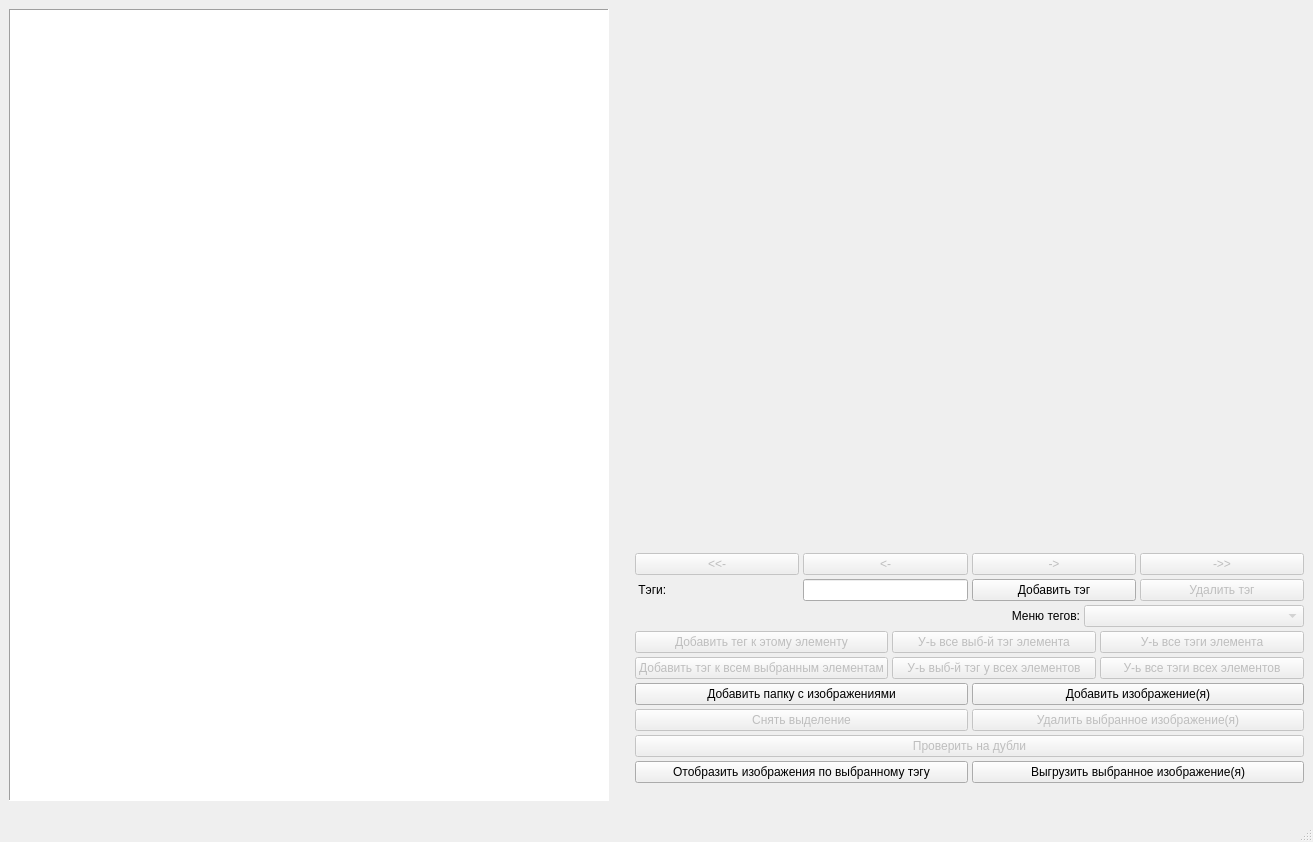
<?xml version="1.0" encoding="UTF-8"?>
<ui version="4.0">
 <class>MainWindow</class>
 <widget class="QMainWindow" name="MainWindow">
  <property name="windowModality">
   <enum>Qt::NonModal</enum>
  </property>
  <property name="geometry">
   <rect>
    <x>0</x>
    <y>0</y>
    <width>1313</width>
    <height>842</height>
   </rect>
  </property>
  <property name="sizePolicy">
   <sizepolicy hsizetype="Expanding" vsizetype="Expanding">
    <horstretch>0</horstretch>
    <verstretch>0</verstretch>
   </sizepolicy>
  </property>
  <property name="windowTitle">
   <string>Выбор файлов изображений - выбор по папке</string>
  </property>
  <widget class="QWidget" name="centralwidget">
   <property name="focusPolicy">
    <enum>Qt::StrongFocus</enum>
   </property>
   <layout class="QGridLayout" name="gridLayout">
    <property name="sizeConstraint">
     <enum>QLayout::SetMinimumSize</enum>
    </property>
    <item row="0" column="0">
     <layout class="QVBoxLayout" name="verticalLayout_3">
      <item>
       <layout class="QHBoxLayout" name="horizontalLayout">
        <item>
         <layout class="QVBoxLayout" name="verticalLayout_2">
          <item>
           <widget class="QTableWidget" name="tableWidget">
            <property name="sizePolicy">
             <sizepolicy hsizetype="Minimum" vsizetype="Expanding">
              <horstretch>0</horstretch>
              <verstretch>0</verstretch>
             </sizepolicy>
            </property>
            <property name="minimumSize">
             <size>
              <width>400</width>
              <height>0</height>
             </size>
            </property>
            <property name="focusPolicy">
             <enum>Qt::ClickFocus</enum>
            </property>
            <property name="frameShape">
             <enum>QFrame::Panel</enum>
            </property>
            <property name="frameShadow">
             <enum>QFrame::Sunken</enum>
            </property>
            <property name="editTriggers">
             <set>QAbstractItemView::NoEditTriggers</set>
            </property>
            <property name="alternatingRowColors">
             <bool>false</bool>
            </property>
            <property name="selectionMode">
             <enum>QAbstractItemView::ExtendedSelection</enum>
            </property>
            <property name="selectionBehavior">
             <enum>QAbstractItemView::SelectRows</enum>
            </property>
            <property name="sortingEnabled">
             <bool>true</bool>
            </property>
            <attribute name="horizontalHeaderCascadingSectionResizes">
             <bool>true</bool>
            </attribute>
           </widget>
          </item>
          <item>
           <spacer name="tablespacer">
            <property name="orientation">
             <enum>Qt::Horizontal</enum>
            </property>
            <property name="sizeType">
             <enum>QSizePolicy::Minimum</enum>
            </property>
            <property name="sizeHint" stdset="0">
             <size>
              <width>600</width>
              <height>5</height>
             </size>
            </property>
           </spacer>
          </item>
         </layout>
        </item>
        <item>
         <spacer name="verticalSpacer">
          <property name="orientation">
           <enum>Qt::Vertical</enum>
          </property>
          <property name="sizeType">
           <enum>QSizePolicy::MinimumExpanding</enum>
          </property>
          <property name="sizeHint" stdset="0">
           <size>
            <width>20</width>
            <height>400</height>
           </size>
          </property>
         </spacer>
        </item>
        <item>
         <layout class="QVBoxLayout" name="verticalLayout">
          <property name="spacing">
           <number>4</number>
          </property>
          <property name="leftMargin">
           <number>0</number>
          </property>
          <property name="topMargin">
           <number>0</number>
          </property>
          <property name="rightMargin">
           <number>0</number>
          </property>
          <property name="bottomMargin">
           <number>0</number>
          </property>
          <item>
           <widget class="QLabel" name="image_label">
            <property name="sizePolicy">
             <sizepolicy hsizetype="Ignored" vsizetype="MinimumExpanding">
              <horstretch>0</horstretch>
              <verstretch>0</verstretch>
             </sizepolicy>
            </property>
            <property name="baseSize">
             <size>
              <width>0</width>
              <height>0</height>
             </size>
            </property>
            <property name="focusPolicy">
             <enum>Qt::ClickFocus</enum>
            </property>
            <property name="frameShape">
             <enum>QFrame::NoFrame</enum>
            </property>
            <property name="frameShadow">
             <enum>QFrame::Plain</enum>
            </property>
            <property name="text">
             <string/>
            </property>
           </widget>
          </item>
          <item>
           <widget class="QLabel" name="name_out_label">
            <property name="enabled">
             <bool>true</bool>
            </property>
            <property name="sizePolicy">
             <sizepolicy hsizetype="Expanding" vsizetype="Minimum">
              <horstretch>0</horstretch>
              <verstretch>0</verstretch>
             </sizepolicy>
            </property>
            <property name="baseSize">
             <size>
              <width>0</width>
              <height>0</height>
             </size>
            </property>
            <property name="font">
             <font>
              <pointsize>12</pointsize>
             </font>
            </property>
            <property name="text">
             <string/>
            </property>
           </widget>
          </item>
          <item>
           <layout class="QHBoxLayout" name="horizontalLayout_2">
            <property name="sizeConstraint">
             <enum>QLayout::SetMinimumSize</enum>
            </property>
            <item>
             <widget class="QPushButton" name="go_start_button">
              <property name="enabled">
               <bool>false</bool>
              </property>
              <property name="sizePolicy">
               <sizepolicy hsizetype="Expanding" vsizetype="Minimum">
                <horstretch>0</horstretch>
                <verstretch>0</verstretch>
               </sizepolicy>
              </property>
              <property name="minimumSize">
               <size>
                <width>100</width>
                <height>20</height>
               </size>
              </property>
              <property name="text">
               <string>&lt;&lt;-</string>
              </property>
              <attribute name="buttonGroup">
               <string notr="true">navigation_arrows_button_group</string>
              </attribute>
             </widget>
            </item>
            <item>
             <widget class="QPushButton" name="go_left_button">
              <property name="enabled">
               <bool>false</bool>
              </property>
              <property name="sizePolicy">
               <sizepolicy hsizetype="Expanding" vsizetype="Minimum">
                <horstretch>0</horstretch>
                <verstretch>0</verstretch>
               </sizepolicy>
              </property>
              <property name="minimumSize">
               <size>
                <width>100</width>
                <height>20</height>
               </size>
              </property>
              <property name="text">
               <string>&lt;-</string>
              </property>
              <attribute name="buttonGroup">
               <string notr="true">navigation_arrows_button_group</string>
              </attribute>
             </widget>
            </item>
            <item>
             <widget class="QPushButton" name="go_right_button">
              <property name="enabled">
               <bool>false</bool>
              </property>
              <property name="sizePolicy">
               <sizepolicy hsizetype="Expanding" vsizetype="Minimum">
                <horstretch>0</horstretch>
                <verstretch>0</verstretch>
               </sizepolicy>
              </property>
              <property name="minimumSize">
               <size>
                <width>100</width>
                <height>20</height>
               </size>
              </property>
              <property name="text">
               <string>-&gt;</string>
              </property>
              <attribute name="buttonGroup">
               <string notr="true">navigation_arrows_button_group</string>
              </attribute>
             </widget>
            </item>
            <item>
             <widget class="QPushButton" name="go_end_button">
              <property name="enabled">
               <bool>false</bool>
              </property>
              <property name="sizePolicy">
               <sizepolicy hsizetype="Expanding" vsizetype="Minimum">
                <horstretch>0</horstretch>
                <verstretch>0</verstretch>
               </sizepolicy>
              </property>
              <property name="minimumSize">
               <size>
                <width>100</width>
                <height>20</height>
               </size>
              </property>
              <property name="text">
               <string>-&gt;&gt;</string>
              </property>
              <attribute name="buttonGroup">
               <string notr="true">navigation_arrows_button_group</string>
              </attribute>
             </widget>
            </item>
           </layout>
          </item>
          <item>
           <layout class="QHBoxLayout" name="horizontalLayout_5">
            <item>
             <widget class="QLabel" name="tag_name_label">
              <property name="text">
               <string> Тэги:</string>
              </property>
             </widget>
            </item>
            <item>
             <widget class="QLineEdit" name="tag_name_edit">
              <property name="sizePolicy">
               <sizepolicy hsizetype="Preferred" vsizetype="Fixed">
                <horstretch>0</horstretch>
                <verstretch>0</verstretch>
               </sizepolicy>
              </property>
             </widget>
            </item>
            <item>
             <widget class="QPushButton" name="add_tag_button">
              <property name="text">
               <string>Добавить тэг</string>
              </property>
             </widget>
            </item>
            <item>
             <widget class="QPushButton" name="delete_tag_button">
              <property name="enabled">
               <bool>false</bool>
              </property>
              <property name="text">
               <string>Удалить тэг</string>
              </property>
             </widget>
            </item>
           </layout>
          </item>
          <item>
           <layout class="QHBoxLayout" name="horizontalLayout_3">
            <item>
             <widget class="QLabel" name="current_tag_label">
              <property name="enabled">
               <bool>true</bool>
              </property>
              <property name="text">
               <string/>
              </property>
             </widget>
            </item>
            <item>
             <widget class="QLabel" name="label">
              <property name="sizePolicy">
               <sizepolicy hsizetype="Minimum" vsizetype="Preferred">
                <horstretch>0</horstretch>
                <verstretch>0</verstretch>
               </sizepolicy>
              </property>
              <property name="minimumSize">
               <size>
                <width>20</width>
                <height>0</height>
               </size>
              </property>
              <property name="layoutDirection">
               <enum>Qt::LeftToRight</enum>
              </property>
              <property name="text">
               <string>Меню тегов:</string>
              </property>
              <property name="alignment">
               <set>Qt::AlignRight|Qt::AlignTrailing|Qt::AlignVCenter</set>
              </property>
             </widget>
            </item>
            <item>
             <widget class="QComboBox" name="tag_choose_box">
              <property name="enabled">
               <bool>false</bool>
              </property>
              <property name="editable">
               <bool>false</bool>
              </property>
             </widget>
            </item>
           </layout>
          </item>
          <item>
           <layout class="QHBoxLayout" name="horizontalLayout_4">
            <item>
             <layout class="QVBoxLayout" name="verticalLayout_5">
              <item>
               <widget class="QPushButton" name="add_one_tag_button">
                <property name="enabled">
                 <bool>false</bool>
                </property>
                <property name="text">
                 <string>Добавить тег к этому элементу</string>
                </property>
                <attribute name="buttonGroup">
                 <string notr="true">single_selection_button_group</string>
                </attribute>
               </widget>
              </item>
              <item>
               <widget class="QPushButton" name="add_all_tag_button">
                <property name="enabled">
                 <bool>false</bool>
                </property>
                <property name="text">
                 <string>Добавить тэг к всем выбранным элементам</string>
                </property>
                <attribute name="buttonGroup">
                 <string notr="true">multi_selection_button_group</string>
                </attribute>
               </widget>
              </item>
             </layout>
            </item>
            <item>
             <layout class="QVBoxLayout" name="verticalLayout_4">
              <item>
               <widget class="QPushButton" name="del_one_tag_button">
                <property name="enabled">
                 <bool>false</bool>
                </property>
                <property name="text">
                 <string>У-ь все выб-й тэг элемента</string>
                </property>
                <attribute name="buttonGroup">
                 <string notr="true">single_selection_button_group</string>
                </attribute>
               </widget>
              </item>
              <item>
               <widget class="QPushButton" name="del_all_tag_button">
                <property name="enabled">
                 <bool>false</bool>
                </property>
                <property name="text">
                 <string>У-ь выб-й тэг у всех элементов</string>
                </property>
                <attribute name="buttonGroup">
                 <string notr="true">multi_selection_button_group</string>
                </attribute>
               </widget>
              </item>
             </layout>
            </item>
            <item>
             <layout class="QVBoxLayout" name="verticalLayout_7">
              <item>
               <widget class="QPushButton" name="del_all_tags_of_single_element_button">
                <property name="enabled">
                 <bool>false</bool>
                </property>
                <property name="text">
                 <string>У-ь все тэги элемента</string>
                </property>
                <attribute name="buttonGroup">
                 <string notr="true">single_selection_button_group</string>
                </attribute>
               </widget>
              </item>
              <item>
               <widget class="QPushButton" name="del_all_tags_of_all_elements_button">
                <property name="enabled">
                 <bool>false</bool>
                </property>
                <property name="text">
                 <string>У-ь все тэги всех элементов</string>
                </property>
                <attribute name="buttonGroup">
                 <string notr="true">multi_selection_button_group</string>
                </attribute>
               </widget>
              </item>
             </layout>
            </item>
           </layout>
          </item>
          <item>
           <layout class="QVBoxLayout" name="verticalLayout_6">
            <item>
             <layout class="QHBoxLayout" name="horizontalLayout_6">
              <item>
               <widget class="QPushButton" name="add_folder_button">
                <property name="enabled">
                 <bool>true</bool>
                </property>
                <property name="text">
                 <string>Добавить папку с изображениями</string>
                </property>
               </widget>
              </item>
              <item>
               <widget class="QPushButton" name="add_images_from_folder_button">
                <property name="enabled">
                 <bool>true</bool>
                </property>
                <property name="text">
                 <string>Добавить изображение(я)</string>
                </property>
               </widget>
              </item>
             </layout>
            </item>
            <item>
             <layout class="QHBoxLayout" name="horizontalLayout_7">
              <item>
               <widget class="QPushButton" name="deselect_button">
                <property name="enabled">
                 <bool>false</bool>
                </property>
                <property name="text">
                 <string>Снять выделение</string>
                </property>
                <attribute name="buttonGroup">
                 <string notr="true">selected_manipulations_button_group</string>
                </attribute>
               </widget>
              </item>
              <item>
               <widget class="QPushButton" name="delete_selected_img_button">
                <property name="enabled">
                 <bool>false</bool>
                </property>
                <property name="text">
                 <string>Удалить выбранное изображение(я)</string>
                </property>
                <attribute name="buttonGroup">
                 <string notr="true">selected_manipulations_button_group</string>
                </attribute>
               </widget>
              </item>
             </layout>
            </item>
            <item>
             <widget class="QPushButton" name="dupe_check_button">
              <property name="enabled">
               <bool>false</bool>
              </property>
              <property name="text">
               <string>Проверить на дубли</string>
              </property>
             </widget>
            </item>
            <item>
             <layout class="QHBoxLayout" name="horizontalLayout_8">
              <item>
               <widget class="QPushButton" name="show_imgs_by_tag_button">
                <property name="text">
                 <string>Отобразить изображения по выбранному тэгу</string>
                </property>
               </widget>
              </item>
              <item>
               <widget class="QPushButton" name="leave_out_button">
                <property name="text">
                 <string>Выгрузить выбранное изображение(я)</string>
                </property>
               </widget>
              </item>
             </layout>
            </item>
           </layout>
          </item>
          <item>
           <widget class="QLabel" name="log_out_label">
            <property name="text">
             <string/>
            </property>
           </widget>
          </item>
          <item>
           <spacer name="image_spacer">
            <property name="orientation">
             <enum>Qt::Horizontal</enum>
            </property>
            <property name="sizeType">
             <enum>QSizePolicy::Minimum</enum>
            </property>
            <property name="sizeHint" stdset="0">
             <size>
              <width>100</width>
              <height>5</height>
             </size>
            </property>
           </spacer>
          </item>
         </layout>
        </item>
       </layout>
      </item>
      <item>
       <spacer name="global_spacer">
        <property name="orientation">
         <enum>Qt::Horizontal</enum>
        </property>
        <property name="sizeType">
         <enum>QSizePolicy::Minimum</enum>
        </property>
        <property name="sizeHint" stdset="0">
         <size>
          <width>700</width>
          <height>5</height>
         </size>
        </property>
       </spacer>
      </item>
     </layout>
    </item>
   </layout>
  </widget>
  <widget class="QMenuBar" name="menubar">
   <property name="geometry">
    <rect>
     <x>0</x>
     <y>0</y>
     <width>1313</width>
     <height>21</height>
    </rect>
   </property>
  </widget>
  <widget class="QStatusBar" name="statusbar"/>
 </widget>
 <resources/>
 <connections/>
 <buttongroups>
  <buttongroup name="selected_manipulations_button_group"/>
  <buttongroup name="multi_selection_button_group"/>
  <buttongroup name="navigation_arrows_button_group"/>
  <buttongroup name="single_selection_button_group"/>
 </buttongroups>
</ui>
